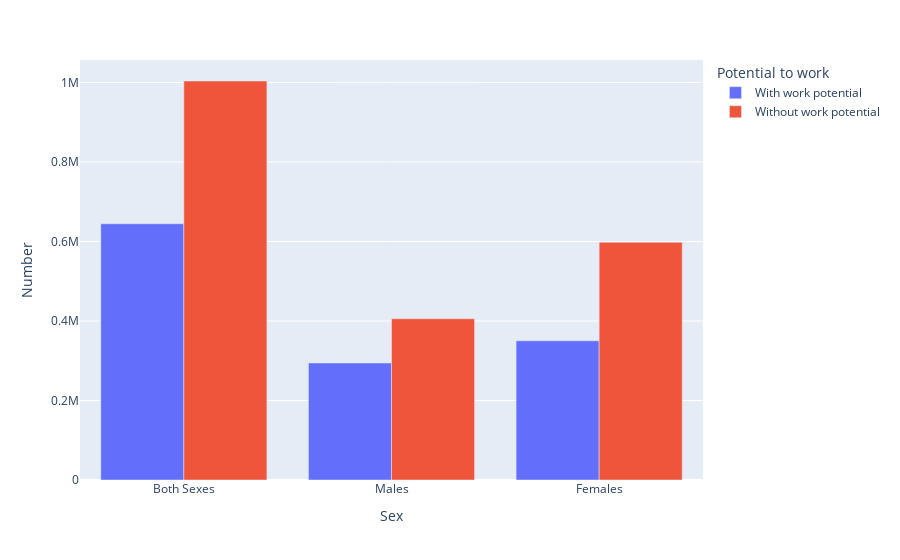

The cell this chart's notebook holds for it:
### Code cell
male_female_queried = male_female[~male_female['Potential to work'].str.contains('Total, with or without work potential')]
grouped_male_female = px.bar(male_female_queried, x='Sex', y='Number', color='Potential to work', barmode='group').show()

### Figure 1 — Plotly figure (JSON) as saved in the notebook; plotly's stock layout.template omitted (floating-point values rounded to 4 significant figures)
{"data": [{"alignmentgroup": "True", "hovertemplate": "Potential to work=With work potential <br>Sex=%{x}<br>Number=%{y}<extra></extra>", "legendgroup": "With work potential ", "marker": {"color": "#636efa", "pattern": {"shape": ""}}, "name": "With work potential ", "offsetgroup": "With work potential ", "orientation": "v", "showlegend": true, "textposition": "auto", "type": "bar", "x": ["Both Sexes", "Males", "Females"], "xaxis": "x", "y": [644640, 294440, 350200], "yaxis": "y"}, {"alignmentgroup": "True", "hovertemplate": "Potential to work=Without work potential <br>Sex=%{x}<br>Number=%{y}<extra></extra>", "legendgroup": "Without work potential ", "marker": {"color": "#EF553B", "pattern": {"shape": ""}}, "name": "Without work potential ", "offsetgroup": "Without work potential ", "orientation": "v", "showlegend": true, "textposition": "auto", "type": "bar", "x": ["Both Sexes", "Males", "Females"], "xaxis": "x", "y": [1003820, 405680, 598140], "yaxis": "y"}], "layout": {"barmode": "group", "legend": {"title": {"text": "Potential to work"}, "tracegroupgap": 0}, "margin": {"t": 60}, "xaxis": {"anchor": "y", "domain": [0, 1], "title": {"text": "Sex"}}, "yaxis": {"anchor": "x", "domain": [0, 1], "title": {"text": "Number"}}}}
